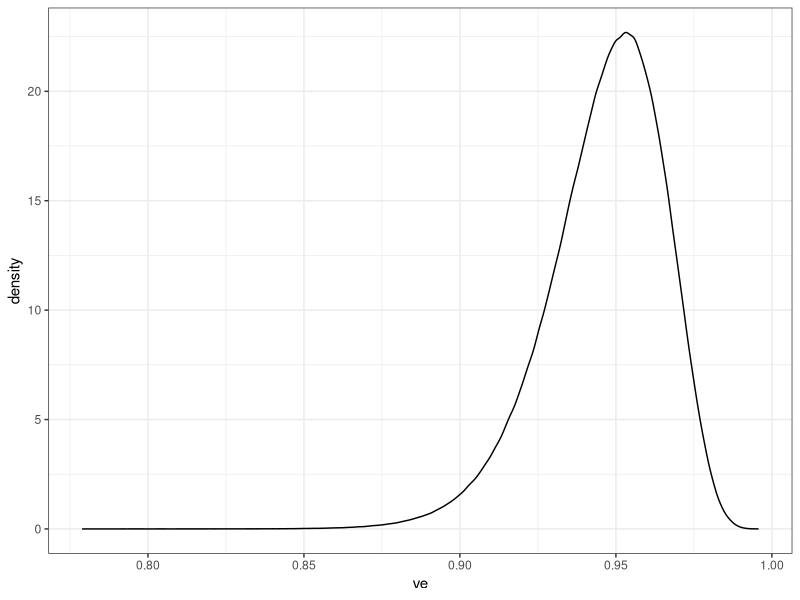

The R script that drew this image:
## ---- chunk 1
# from protocol pg. 111
# https://pfe-pfizercom-d8-prod.s3.amazonaws.com/2020-11/C4591001_Clinical_Protocol_Nov2020.pdf
a <- 0.700102
b <- 1
ci_level <- 0.995

# from press release
total_cases <- 94

# probably a smarter way to do this
prettify <- function(pt_est, ci){
	paste0(sprintf("%.3f", pt_est), " (", 
	       sprintf("%.3f", ci[1]), ", ", 
	       sprintf("%.3f", ci[2]), ")")
}

# figure out pt est and credible interval
vax_cases <- 1:10
pt_est_ci <- rep(NA, length(vax_cases))
for(v in vax_cases){
	p <- total_cases - v
	# posterior beta dist. parameters
	alpha_v <- a + v
	beta_v <- b + p
	theta_post_samps <- rbeta(5e6, alpha_v, beta_v)
	ve_post_samps <- (1 - 2*theta_post_samps) / (1 - theta_post_samps)
	pt_est <- mean(ve_post_samps)
	ci <- quantile(ve_post_samps, c((1 - ci_level)/2, 1 - (1 - ci_level)/2))
	pt_est_ci[v] <- prettify(pt_est, ci)
}

knitr::kable(cbind(vax_cases, pt_est_ci), row.names = FALSE,
             col.names = c("Vax cases", 
                           paste0("VE (", ci_level*100, "% CI)")))
## ---- chunk 2
total_cases_full <- 170
v <- 8
p <- total_cases_full - v
# specified in protocol for final analysis
ci_level_full <- 0.986
# posterior beta dist. parameters
alpha_v <- a + v
beta_v <- b + p
theta_post_samps <- rbeta(5e6, alpha_v, beta_v)
ve_post_samps <- (1 - 2*theta_post_samps) / (1 - theta_post_samps)
pt_est <- mean(ve_post_samps)
ci <- quantile(ve_post_samps, c((1 - ci_level_full)/2, 1 - (1 - ci_level_full)/2))
## ---- chunk 3
ve_dat <- data.frame(ve = ve_post_samps)
library(ggplot2)
ggplot(ve_dat, aes(ve)) + 
  geom_density() + theme_bw()
